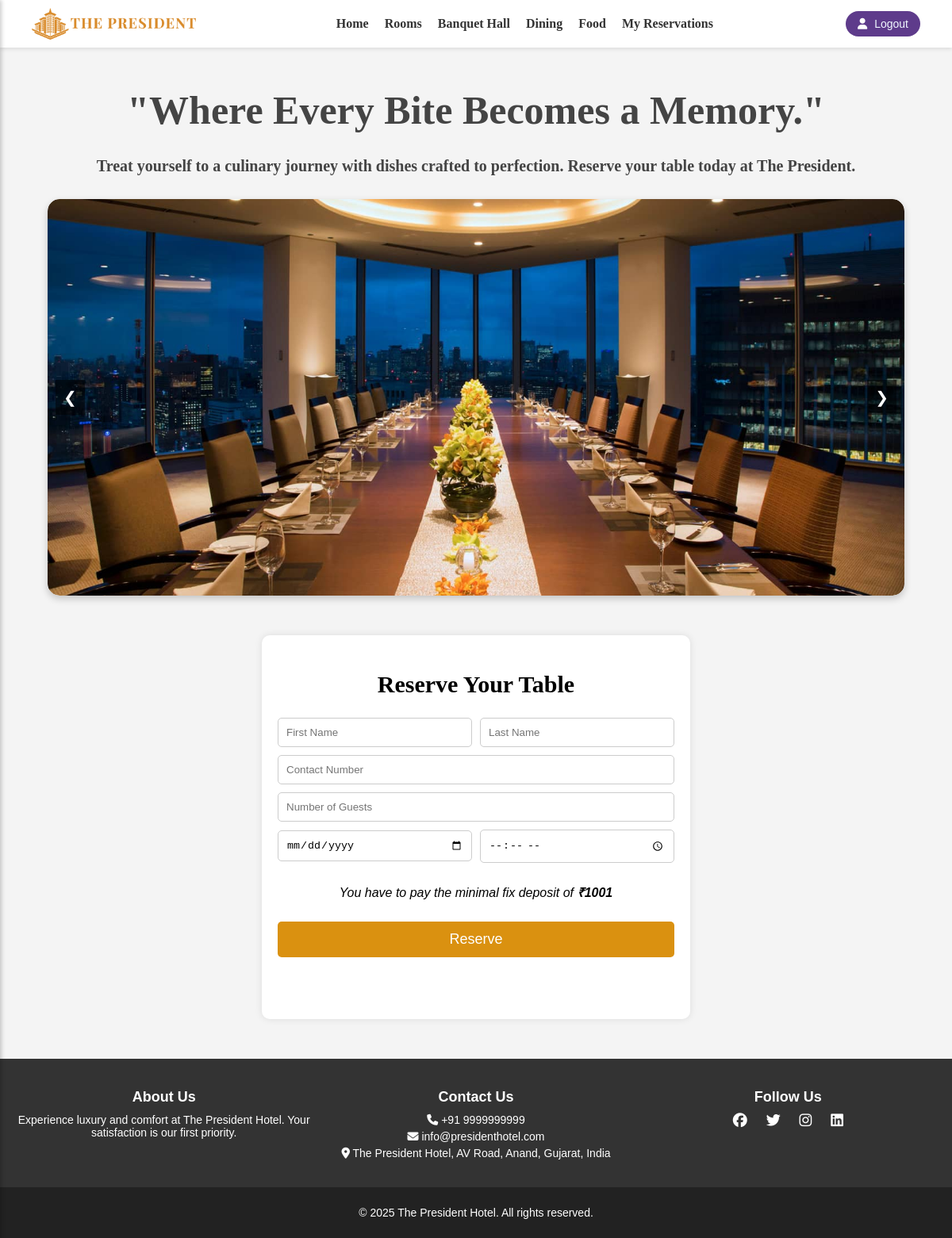
The app's page /dining.php (signed in) with its own data.
### tables this page shows
CREATE TABLE IF NOT EXISTS `banquet_dining_set` (
  `id` int NOT NULL AUTO_INCREMENT,
  `banquet_price` int NOT NULL,
  `banquet_capacity` int NOT NULL,
  `dining_deposit` int NOT NULL,
  `dining_capacity` int NOT NULL,
  PRIMARY KEY (`id`)
);

CREATE TABLE IF NOT EXISTS `footer_content` (
  `id` int NOT NULL AUTO_INCREMENT,
  `phone` varchar(20) NOT NULL,
  `email` varchar(100) NOT NULL,
  `address` varchar(255) NOT NULL,
  `about_us` varchar(500) NOT NULL,
  `facebook` varchar(255) DEFAULT NULL,
  `twitter` varchar(255) DEFAULT NULL,
  `instagram` varchar(255) DEFAULT NULL,
  `linkedin` varchar(255) DEFAULT NULL,
  PRIMARY KEY (`id`)
);

### dining.php (the view, shortened to what this page needs)
<?php
include 'db_connect.php';
$dining_deposit = 0;
$query = "SELECT dining_deposit FROM banquet_dining_set WHERE id='1' ";
$result = $conn->query($query);
if ($result->num_rows > 0) {
    $row = $result->fetch_assoc();
    $dining_deposit = $row["dining_deposit"];
}
?>
<?php include 'header.php' ?>
<!DOCTYPE html>
<html lang="en">
<head>
    <link rel="stylesheet" href="nav.css">
    <link rel="stylesheet" href="assets/image_slider.css">
    <link rel="stylesheet" href="https://cdnjs.cloudflare.com/ajax/libs/font-awesome/6.5.1/css/all.min.css">
</head>
<body>
<p class="welcome-text">"Where Every Bite Becomes a Memory."</p>
<p class="welcome-text-2">Treat yourself to a culinary journey with dishes crafted to perfection. Reserve your table today at The President.</p>
     <div class="slider-container">
        <div class="slider">
            <div class="slide"><img src="HMSimages/Dining_img/din.jpg" alt="Dining Image"></div>
        </div>
        <button class="prev" onclick="prevSlide()">&#10094;</button>
        <button class="next" onclick="nextSlide()">&#10095;</button>
    </div>
    <div class="table-booking-container">
        <h2>Reserve Your Table</h2>
        <form method="post" action="">
            <div class="booking-grid">
                <div class="input-group">
                    <input type="text" name="first_name" placeholder="First Name" required>
                    <input type="text" name="last_name" placeholder="Last Name" required>
                </div>
                <div class="input-group">
                    <input type="tel" name="contact" id="contact" placeholder="Contact Number" maxlength="10" pattern="[6-9][0-9]{9}" required title="Please enter a valid 10-digit mobile number">
                </div>
                <div class="input-group">
                    <input type="number" name="guests" placeholder="Number of Guests" min="1" max="10" required>
                </div>
                <div class="input-group">
                    <input type="date" name="date" id="date" required>
                    <input type="time" name="time" min="09:00" max="23:00" required>
                </div>
                <p><i>You have to pay the minimal fix deposit of <b>₹<span id="fix-deposit"><?php echo $dining_deposit; ?></span></i></b></p>
                <button type="submit" class="book-now" id="book-now">Reserve</button>
            </div>
        </form>
    </div>
    <?php include 'footer.php' ?>
</body>
</html>

### footer.php (shortened to what this page needs)
<?php
include("php/db_connect.php");
$result = $conn->query("SELECT * FROM footer_content WHERE id=1");
$footer = $result->fetch_assoc();
?>
<footer class="footer">
    <div class="footer-container">
        <div class="footer-section about">
            <h3>About Us</h3>
            <p><?= $footer['about_us'] ?></p>
        </div>
        <div class="footer-section contact">
            <h3>Contact Us</h3>
            <p><i class="fas fa-phone"></i> <?= $footer['phone'] ?></p>
            <p><i class="fas fa-envelope"></i> <?= $footer['email'] ?></p>
            <p><i class="fas fa-map-marker-alt"></i> <?= $footer['address'] ?></p>
        </div>
        <div class="footer-section social">
            <h3>Follow Us</h3>
            <a href="<?= $footer['facebook'] ?>"><i class="fab fa-facebook"></i></a>
            <a href="<?= $footer['twitter'] ?>"><i class="fab fa-twitter"></i></a>
            <a href="<?= $footer['instagram'] ?>"><i class="fab fa-instagram"></i></a>
            <a href="<?= $footer['linkedin'] ?>"><i class="fab fa-linkedin"></i></a>
        </div>
    </div>
    <div class="footer-bottom">
        <p>&copy; 2025 The President Hotel. All rights reserved.</p>
    </div>
</footer>

### nav.css (style rules this page uses)
body { margin: 0; font-family: Arial, sans-serif; padding: 0; height: 100vh; position: relative; }
.footer { background-color: #333; color: white; padding: 0px 0; text-align: center; font-size: 14px; }
.footer-container { display: flex; justify-content: space-around; flex-wrap: wrap; padding: 10px; }
.footer-section { flex: 1; padding: 10px; min-width: 250px; }
.footer-section h3 { margin-bottom: 10px; font-size: 18px; }
.footer-section p { margin: 5px 0; }
.footer-section a { color: white; margin: 0 10px; font-size: 18px; text-decoration: none; }
.footer-bottom { margin-top: 10px; padding: 10px; background-color: #222; }

### assets/image_slider.css (style rules this page uses)
.slider-container { width: 90%; max-width: 1200px; height: 500px; overflow: hidden; position: relative; margin: 30px auto; border-radius: 15px; box-shadow: 0px 4px 10px rgba(0, 0, 0, 0.2); }
.slider { display: flex; width: 100%; height: 100%; transition: transform 0.8s ease-in-out; }
.slide { min-width: 100%; height: 100%; display: flex; justify-content: center; align-items: center; }
.slide img { width: 100%; height: 100%; object-fit: cover; border-radius: 15px; }
.prev, .next { position: absolute; top: 50%; transform: translateY(-50%); background-color: rgba(0, 0, 0, 0.5); color: white; border: none; padding: 10px; cursor: pointer; font-size: 20px; }
.prev { left: 10px; }
.next { right: 10px; }

### dining.php (style rules this page uses)
.slider-container { width: 90%; max-width: 1200px; height: 500px; overflow: hidden; position: relative; margin: 30px auto; border-radius: 15px; box-shadow: 0px 4px 10px rgba(0, 0, 0, 0.2); }
.slider { display: flex; width: 100%; height: 100%; transition: transform 0.8s ease-in-out; }
.slide { min-width: 100%; height: 100%; display: flex; justify-content: center; align-items: center; }
.slide img { width: 100%; height: 100%; object-fit: cover; border-radius: 15px; }
.prev, .next { position: absolute; top: 50%; transform: translateY(-50%); background-color: rgba(0, 0, 0, 0.5); color: white; border: none; padding: 10px; cursor: pointer; font-size: 20px; }
.prev { left: 10px; }
.next { right: 10px; }
body { font-family: Arial, sans-serif; margin: 0; padding: 0; background-color: #f4f4f4; }
.welcome-text { font-family: 'Playfair Display', serif; font-size: 50px; font-weight: bold; color: #444; margin-bottom: 30px; text-align: center; }
.welcome-text-2 { font-family: 'Playfair Display', serif; font-size: 20px; font-weight: bold; color: #444; margin-bottom: 30px; text-align: center; }
.table-booking-container { max-width: 500px; margin: 50px auto; background: white; padding: 20px; border-radius: 10px; box-shadow: 0px 0px 10px rgba(0, 0, 0, 0.1); text-align: center; }
h2 { font-family:playfair; font-size: 30px; color:rgb(0, 0, 0); text-align: center; }
.booking-grid { display: grid; gap: 10px; }
.input-group { display: flex; align-items: center; gap: 10px; }
input { flex: 1; padding: 10px; border: 1px solid #ccc; border-radius: 5px; }
#contact { width: 80%; }
.book-now { background: #da9110; color: white; padding: 12px 20px; border: none; border-radius: 5px; cursor: pointer; font-size: 18px; transition: 0.3s; width: 100%; }

### records on screen
banquet_dining_set: dining_deposit "1001"
footer_content: about_us "Experience luxury and comfort at The President Hotel. Your satisfaction is our first priority.", phone "+91 9999999999", email "info@presidenthotel.com", address "The President Hotel, AV Road, Anand, Gujarat, India"
